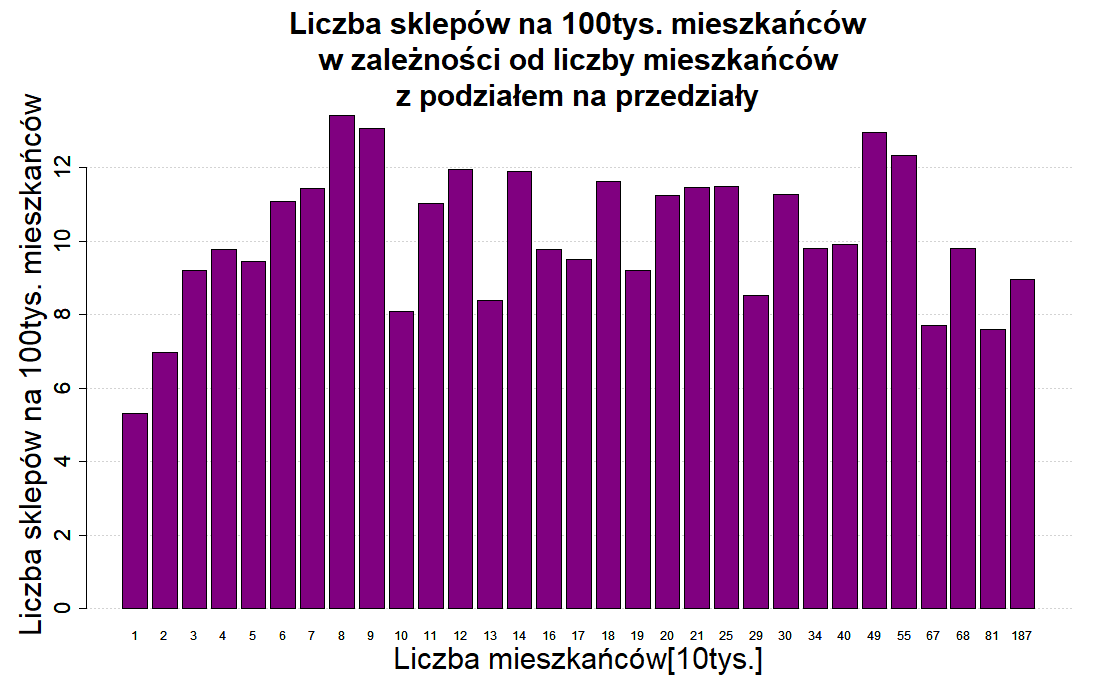

Generate this figure with R:
library(RSQLite)

mydb <- dbConnect(RSQLite::SQLite(), "C:/Moje/Wykłady - notatki/3 semestr/Rachunek Prawdopodobieństwa i Statystyka/Website-reading/Database/shops.db")
shops_intervals_data2 <- dbGetQuery(mydb,'SELECT liczba_mieszkancow + (10000 - (liczba_mieszkancow % 10000)) AS do_tylu_mieszkancow,
                                    SUM(liczba_sklepow) AS liczba_sklepow, SUM(liczba_mieszkancow) AS suma_mieszkancow
                                    FROM liczba_sklepow GROUP BY do_tylu_mieszkancow')
dbDisconnect(mydb)

intervals_maker <- function(df){
  vec = c('(0,10]')
  n = length(df$do_tylu_mieszkancow)
  for(i in 2:n){
    be = df$do_tylu_mieszkancow[i-1]/1000
    en = df$do_tylu_mieszkancow[i]/1000
    to_add = paste('(', as.character(be), ',', as.character(en), ']')
    vec = c(vec, to_add)
  }
  return(vec)
}

intervals = intervals_maker(shops_intervals_data2)

values_maker <- function(df){
  vec = c()
  n = length(df$do_tylu_mieszkancow)
  for(i in 1:n){
    to_add = 100000*df$liczba_sklepow[i]/df$suma_mieszkancow[i]
    vec = c(vec, to_add)
  }
  return(vec)
}

plot_values = values_maker(shops_intervals_data2)


png(file='Shops_per_citizen_by_reg_intervals.png', width=1100, height = 700)

plot.new()
par(mar = c(6,6,8,2))

barplot(plot_values, names.arg = shops_intervals_data2$do_tylu_mieszkancow/10000, 
        main="Liczba sklepów na 100tys. mieszkańców\nw zależności od liczby mieszkańców\nz podziałem na przedziały",
        xlab = "Liczba mieszkańców[10tys.]", ylab = "Liczba sklepów na 100tys. mieszkańców",
        col='#800080', cex.main=2.5, cex.lab = 2.5, cex.axis = 1.8, cex.names = 1)
grid(nx=NA, ny=NULL)
barplot(plot_values, names.arg = shops_intervals_data2$do_tylu_mieszkancow/10000, 
        main="Liczba sklepów w zależności od liczby mieszkańców\nz podziałem na przedziały",
        xlab = "Liczba mieszkańców[10tys.]", ylab = "Liczba sklepów", add=T,
        col='#800080', cex.main=2.5, cex.lab = 2.5, cex.axis = 1.8, cex.names = 1)

dev.off()
